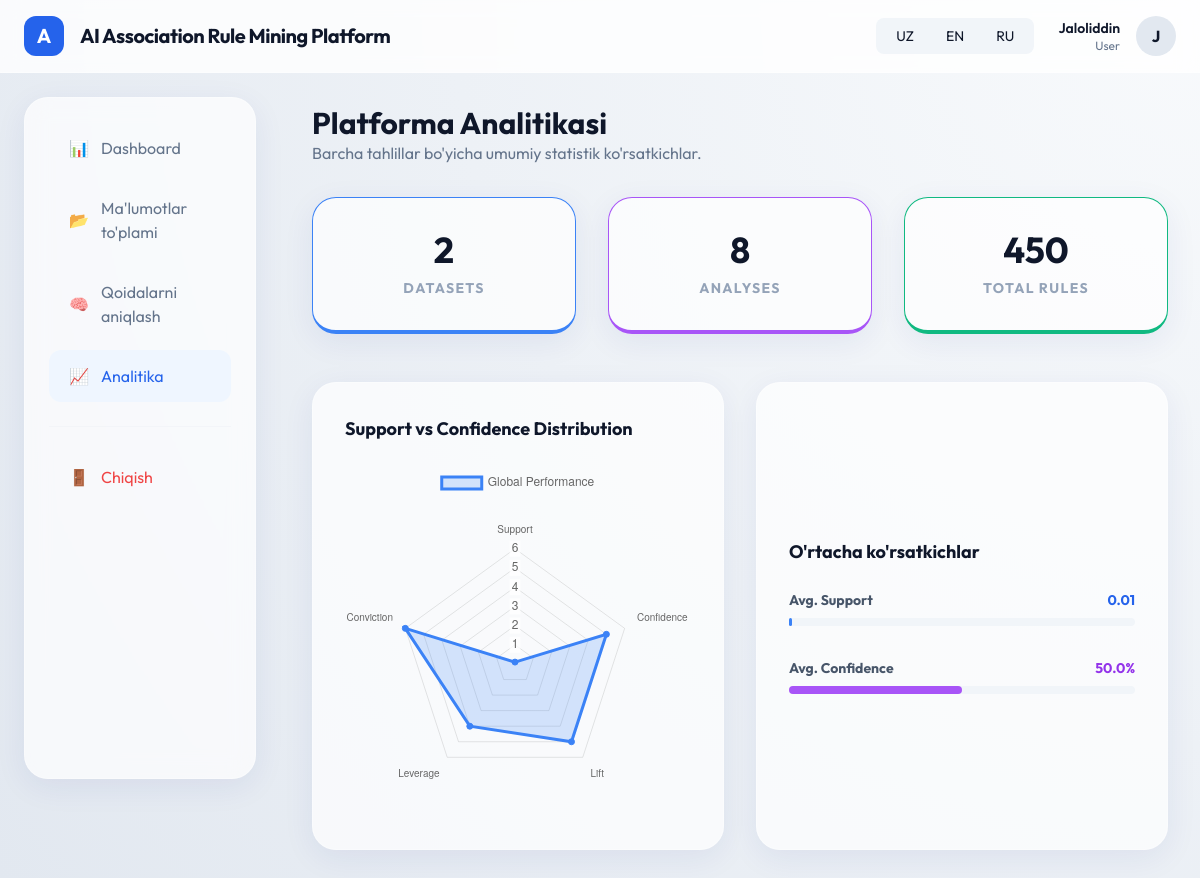
Screenshot of /analytics/ (signed in) with the database file from the repository.
### models/user.py (models this page shows, shortened)
class User(db.Model, UserMixin):
    id = db.Column(db.Integer, primary_key=True)
    username = db.Column(db.String(50), unique=True, nullable=False)
    email = db.Column(db.String(120), unique=True, nullable=False)
    password_hash = db.Column(db.String(128), nullable=False)
    role = db.Column(db.String(20), default='User') # Admin, Researcher, User
    is_active = db.Column(db.Boolean, default=True)
    created_at = db.Column(db.DateTime, default=datetime.utcnow)
    datasets = db.relationship('Dataset', backref='owner', lazy=True, cascade="all, delete-orphan")

### app/analytics/routes.py (the view)
@analytics_bp.route('/')
@login_required
def index():
    datasets = Dataset.query.filter_by(user_id=current_user.id).all()
    analyses = Analysis.query.join(Dataset).filter(Dataset.user_id == current_user.id).all()
    total_rules = sum([a.rules_count for a in analyses])
    avg_support = db.session.query(func.avg(Analysis.min_support)).join(Dataset).filter(Dataset.user_id == current_user.id).scalar() or 0
    avg_confidence = db.session.query(func.avg(Analysis.min_confidence)).join(Dataset).filter(Dataset.user_id == current_user.id).scalar() or 0
    return render_template('analytics/index.html',
                           total_datasets=len(datasets),
                           total_analyses=len(analyses),
                           total_rules=total_rules,
                           avg_support=round(avg_support, 3),
                           avg_confidence=round(avg_confidence, 2))

### models/user.py (called while the page is built)
@login_manager.user_loader
def load_user(user_id):
    from app import db
    return db.session.get(User, int(user_id))

### app/templates/analytics/index.html (shortened to what this page needs)
{% extends "base.html" %}
{% block content %}
<div class="animate-fade-in">
    <header class="mb-8">
        <h1 class="text-3xl font-bold text-slate-900">Platforma Analitikasi</h1>
        <p class="text-slate-500">Barcha tahlillar bo'yicha umumiy statistik ko'rsatkichlar.</p>
    </header>
    <div class="grid grid-cols-1 md:grid-cols-3 gap-8 mb-12">
        <div class="glass-card p-8 text-center border-b-4 border-blue-500">
            <div class="text-4xl font-bold text-slate-900 mb-2">{{ total_datasets }}</div>
            <div class="text-sm font-bold text-slate-400 uppercase tracking-widest">Datasets</div>
        </div>
        <div class="glass-card p-8 text-center border-b-4 border-purple-500">
            <div class="text-4xl font-bold text-slate-900 mb-2">{{ total_analyses }}</div>
            <div class="text-sm font-bold text-slate-400 uppercase tracking-widest">Analyses</div>
        </div>
        <div class="glass-card p-8 text-center border-b-4 border-emerald-500">
            <div class="text-4xl font-bold text-slate-900 mb-2">{{ total_rules }}</div>
            <div class="text-sm font-bold text-slate-400 uppercase tracking-widest">Total Rules</div>
        </div>
    </div>
    <div class="grid grid-cols-1 lg:grid-cols-2 gap-8">
        <div class="glass-card p-8">
            <h3 class="text-lg font-bold text-slate-900 mb-6">Support vs Confidence Distribution</h3>
            <div style="height: 350px;">
                <canvas id="globalStatsChart"></canvas>
            </div>
        </div>
        <div class="glass-card p-8 flex flex-col justify-center">
            <h3 class="text-lg font-bold text-slate-900 mb-6">O'rtacha ko'rsatkichlar</h3>
            <div class="space-y-8">
                <div>
                    <div class="flex justify-between mb-2">
                        <span class="text-sm font-bold text-slate-600">Avg. Support</span>
                        <span class="text-sm font-bold text-blue-600">{{ avg_support }}</span>
                    </div>
                    <div class="w-full bg-slate-100 h-2 rounded-full">
                        <div class="bg-blue-500 h-2 rounded-full" style="width: {{ avg_support * 100 }}%"></div>
                    </div>
                </div>
                <div>
                    <div class="flex justify-between mb-2">
                        <span class="text-sm font-bold text-slate-600">Avg. Confidence</span>
                        <span class="text-sm font-bold text-purple-600">{{ (avg_confidence * 100)|round(1) }}%</span>
                    </div>
                    <div class="w-full bg-slate-100 h-2 rounded-full">
                        <div class="bg-purple-500 h-2 rounded-full" style="width: {{ avg_confidence * 100 }}%"></div>
                    </div>
                </div>
            </div>
        </div>
    </div>
</div>
{% block extra_js %}
<script>
    const ctx = document.getElementById('globalStatsChart');
    new Chart(ctx, {
        type: 'radar',
        data: {
            labels: ['Support', 'Confidence', 'Lift', 'Leverage', 'Conviction'],
            datasets: [{
                label: 'Global Performance',
                data: [{{ avg_support * 10 }}, {{ avg_confidence * 10 }}, 5, 4, 6],
                fill: true,
                backgroundColor: 'rgba(59, 130, 246, 0.2)',
                borderColor: 'rgb(59, 130, 246)',
                pointBackgroundColor: 'rgb(59, 130, 246)',
            }]
        },
        options: {
            elements: { line: { borderWidth: 3 } },
            scales: { r: { angleLines: { display: false }, suggestMin: 0, suggestMax: 10 } }
        }
    });
</script>
{% endblock %}
{% endblock %}

### app/templates/base.html (shortened to what this page needs)
<!DOCTYPE html>
<html lang="{{ session.get('lang', 'uz') }}">
<head>
    <script src="https://cdn.tailwindcss.com"></script>
    <link href="https://cdn.jsdelivr.net/npm/bootstrap@5.3.0/dist/css/bootstrap.min.css" rel="stylesheet">
</head>
<body>
    <nav class="nav-glass px-6 py-3 flex justify-between items-center">
        <div class="flex items-center gap-3">
            <div class="w-10 h-10 bg-blue-600 rounded-xl flex items-center justify-center text-white font-bold text-xl">
                A
            </div>
            <span class="text-xl font-bold tracking-tight">{{ g.translations.get('app_name') }}</span>
        </div>
        <div class="flex items-center gap-6">
            <div class="flex bg-slate-100 p-1 rounded-lg">
                <a href="/set_lang/uz" class="px-3 py-1 text-sm rounded-md {{ 'bg-white shadow-sm' if session.get('lang') == 'uz' else '' }}">UZ</a>
                <a href="/set_lang/en" class="px-3 py-1 text-sm rounded-md {{ 'bg-white shadow-sm' if session.get('lang') == 'en' else '' }}">EN</a>
                <a href="/set_lang/ru" class="px-3 py-1 text-sm rounded-md {{ 'bg-white shadow-sm' if session.get('lang') == 'ru' else '' }}">RU</a>
            </div>
            {% if current_user.is_authenticated %}
                <a href="{{ url_for('auth.profile') }}" class="flex items-center gap-3 no-underline text-inherit hover:opacity-80 transition-opacity">
                    <div class="text-right">
                        <div class="text-sm font-semibold">{{ current_user.username }}</div>
                        <div class="text-xs text-slate-500">{{ current_user.role }}</div>
                    </div>
                    <div class="w-10 h-10 bg-slate-200 rounded-full flex items-center justify-center font-bold">
                        {{ current_user.username[0] | upper }}
                    </div>
                </a>
            {% else %}
                <a href="{{ url_for('auth.login') }}" class="btn-primary-custom">{{ g.translations.get('login') }}</a>
            {% endif %}
        </div>
    </nav>
    <div class="flex">
        {% if current_user.is_authenticated %}
        <aside class="sidebar">
            <div class="glass-card h-full p-4">
                <nav>
                    <a href="{{ url_for('dashboard.home') }}" class="nav-link-custom {{ 'active' if request.endpoint == 'dashboard.home' else '' }}">
                        <span class="mr-3">📊</span> {{ g.translations.get('dashboard') }}
                    </a>
                    <a href="{{ url_for('dataset.list_datasets') }}" class="nav-link-custom {{ 'active' if request.endpoint and 'dataset' in request.endpoint else '' }}">
                        <span class="mr-3">📂</span> {{ g.translations.get('datasets') }}
                    </a>
                    <a href="{{ url_for('apriori.mine') }}" class="nav-link-custom {{ 'active' if request.endpoint and 'apriori' in request.endpoint else '' }}">
                        <span class="mr-3">🧠</span> {{ g.translations.get('rule_mining') }}
                    </a>
                    <a href="{{ url_for('analytics.index') }}" class="nav-link-custom {{ 'active' if request.endpoint == 'analytics.index' else '' }}">
                        <span class="mr-3">📈</span> {{ g.translations.get('analytics') }}
                    </a>
                    <hr class="my-4 border-slate-200">
                    <a href="{{ url_for('auth.logout') }}" class="nav-link-custom text-red-500 hover:bg-red-50">
                        <span class="mr-3">🚪</span> {{ g.translations.get('logout') }}
                    </a>
                </nav>
            </div>
        </aside>
        <main class="main-content w-full">
            {% block content %}{% endblock %}
        </main>
        {% else %}
        <main class="w-full">
            {% block auth_content %}{% endblock %}
        </main>
        {% endif %}
    </div>
    {% block extra_js %}{% endblock %}
</body>
</html>

### app/templates/base.html (style rules this page uses)
:root { --primary: #2563EB; --secondary: #0F172A; --accent: #38BDF8; --glass-bg: rgba(255, 255, 255, 0.7); --glass-border: rgba(255, 255, 255, 0.3); }
body { font-family: 'Outfit', sans-serif; background: radial-gradient(circle at top right, #f8fafc, #e2e8f0); min-height: 100vh; color: var(--secondary); }
.glass-card { background: var(--glass-bg); backdrop-filter: blur(12px); -webkit-backdrop-filter: blur(12px); border: 1px solid var(--glass-border); border-radius: 1.5rem; box-shadow: 0 8px 32px 0 rgba(31, 38, 135, 0.07); }
.nav-glass { background: rgba(255, 255, 255, 0.8); backdrop-filter: blur(10px); border-bottom: 1px solid var(--glass-border); position: sticky; top: 0; z-index: 1000; }
.sidebar { width: 280px; height: calc(100vh - 70px); position: fixed; left: 0; padding: 1.5rem; }
.main-content { margin-left: 280px; padding: 2rem; }
.nav-link-custom { display: flex; align-items: center; padding: 0.875rem 1.25rem; border-radius: 0.75rem; color: #64748b; text-decoration: none; transition: all 0.2s ease; margin-bottom: 0.5rem; }
.nav-link-custom:hover, .nav-link-custom.active { background: #eff6ff; color: #2563EB; }
.animate-fade-in { animation: fadeIn 0.5s ease-out forwards; }

### rows the page displays
User: username "Jaloliddin", role "User", username "J"

### other values shown
{{ g.translations.get('app_name') }} "AI Association Rule Mining Platform"
{{ g.translations.get('dashboard') }} "Dashboard"
{{ g.translations.get('datasets') }} "Ma'lumotlar to'plami"
{{ g.translations.get('rule_mining') }} "Qoidalarni aniqlash"
{{ g.translations.get('analytics') }} "Analitika"
{{ g.translations.get('logout') }} "Chiqish"
{{ total_datasets }} "2"
{{ total_analyses }} "8"
{{ total_rules }} "450"
{{ avg_support }} "0.01"
{{ (avg_confidence * 100)|round(1) }} "50.0"
chart data {{ avg_support * 10 }} 0.1, 0.1
chart data {{ avg_confidence * 10 }} 5.0, 5.0
